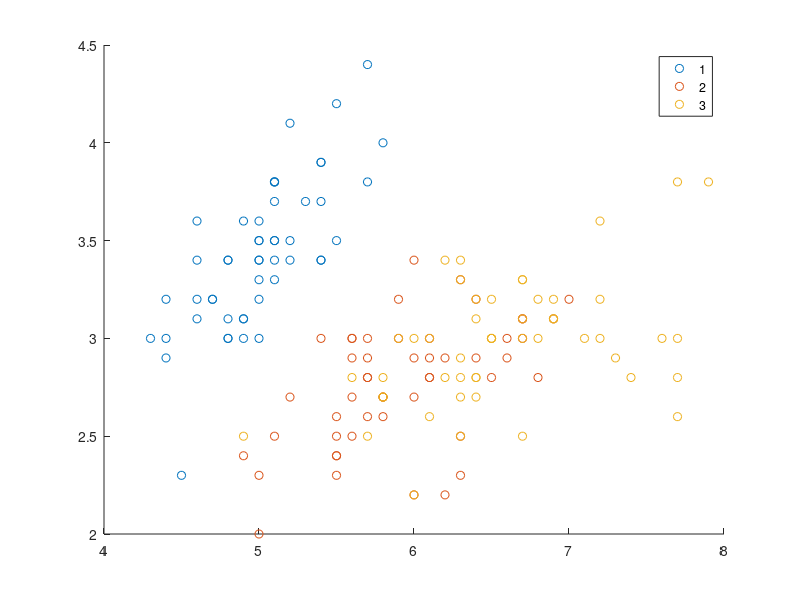

This figure's MATLAB source: (Note: this script raises an error after producing the figure.)
%% Cell 1: Load some data.
load fisheriris; %Load classic flower dataset.
X = meas(:,1:2);
[sval,~,y]=unique(species);

%X(:,1)=X(:,1);

figure(1); clf; gscatter(X(:,1),X(:,2),y); 

%% Cell 2: Setup K-means.
rng(0);
K = 2;
centres = randn(K,2)+ones(K,1)*mean(X,1);
utilPlotKmeans(X,centres,[],false);

%% Cell 3: Classify points.
[lab,totalDistToCluster] = assignPointsToClusters(X,centres);
figure(1); clf; utilPlotKmeans(X,centres,lab,true); title('Updating cluster assignments');

%% Cell 4: Update clusters.
for c = 1 : K
    centres(c,:) = mean(X(lab==c,:),1);
end
figure(2); clf; utilPlotKmeans(X,centres,lab,true);
totalDistToClusterUpdated = getDistToCluster(X,lab,centres); title('Updating cluster centres');

